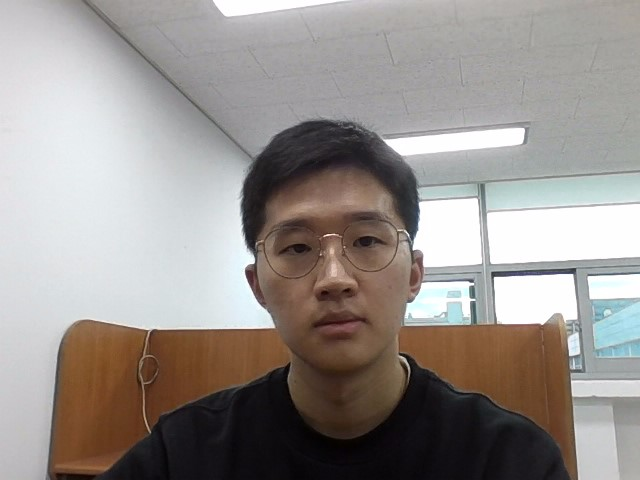
//> input picture ORB_implementation/images/image1.jpg, 640 x 480 px
$ ./ORB_video   (built with g++ and OpenCV 4)
//> lines starting //> are read from the running program, lines starting //| are printed output that depends on the picture; after the words box and inside, x2 and y2 are one past the last pixel; in counts of white or black regions, pixels touching at a corner belong together
### ORB_implementation/utils.cpp
//=============================================================================
//
// utils.cpp
// Authors: Pablo F. Alcantarilla, Jesus Nuevo (2)
// Institutions: TrueVision Solutions (2)
//
// Date: 07/10/2014
// Email: pablofdezalc@gmail.com
//
// AKAZE Features Copyright 2014, Pablo F. Alcantarilla, Jesus Nuevo
// All Rights Reserved
// See LICENSE for the license information
//=============================================================================

/**
 * @file utils.cpp
 * @brief Some utilities functions
 * @date Oct 07, 2014
 * @author Pablo F. Alcantarilla, Jesus Nuevo
 */

#include "utils.h"

 // OpenCV
#include <opencv2/calib3d.hpp>
#include <opencv2/imgproc.hpp>

// System
#include <fstream>

using namespace std;

/* ************************************************************************* */
// [11 lines left out: function compute_min_32F, not called in this run]

/* ************************************************************************* */
// [11 lines left out: function compute_max_32F, not called in this run]

/* ************************************************************************* */
// [8 lines left out: function convert_scale, not called in this run]

/* ************************************************************************* */
// [9 lines left out: function copy_and_convert_scale, not called in this run]

/* ************************************************************************* */
void draw_keypoints(cv::Mat& img, const std::vector<cv::KeyPoint>& kpts) {

    int x = 0, y = 0;
    float radius = 0.0;

    for (size_t i = 0; i < kpts.size(); i++) {
        x = (int)(kpts[i].pt.x + .5);
        y = (int)(kpts[i].pt.y + .5);
        radius = kpts[i].size / 2.0;
        cv::circle(img, cv::Point(x, y), radius * 2.50, cv::Scalar(0, 255, 0), 1);
        cv::circle(img, cv::Point(x, y), 1.0, cv::Scalar(0, 0, 255), -1);
    }
}

/* ************************************************************************* */
// [55 lines left out: function save_keypoints, not called in this run]

/* ************************************************************************* */
void matches2points_nndr(const std::vector<cv::KeyPoint>& train,
    const std::vector<cv::KeyPoint>& query,
    const std::vector<std::vector<cv::DMatch> >& matches,
    std::vector<cv::Point2f>& pmatches, float nndr) {

    float dist1 = 0.0, dist2 = 0.0;
    for (size_t i = 0; i < matches.size(); i++) {
        cv::DMatch dmatch = matches[i][0];
        dist1 = matches[i][0].distance;
        dist2 = matches[i][1].distance;

        if (dist1 < nndr * dist2) {
            pmatches.push_back(train[dmatch.queryIdx].pt);
            pmatches.push_back(query[dmatch.trainIdx].pt);
        }
    }
}

/* ************************************************************************* */
void compute_inliers_ransac(const std::vector<cv::Point2f>& matches,
    std::vector<cv::Point2f>& inliers,
    float error, bool use_fund) {

    vector<cv::Point2f> points1, points2;
    cv::Mat H = cv::Mat::zeros(3, 3, CV_32F);
    int npoints = matches.size() / 2;
    cv::Mat status = cv::Mat::zeros(npoints, 1, CV_8UC1);

    for (size_t i = 0; i < matches.size(); i += 2) {
        points1.push_back(matches[i]);
        points2.push_back(matches[i + 1]);
    }

    if (npoints > 8) {
        if (use_fund == true)
            H = cv::findFundamentalMat(points1, points2, cv::FM_RANSAC, error, 0.99, status);
        else
            H = cv::findHomography(points1, points2, cv::RANSAC, error, status);

        for (int i = 0; i < npoints; i++) {
            if (status.at<unsigned char>(i) == 1) {
                inliers.push_back(points1[i]);
                inliers.push_back(points2[i]);
            }
        }
    }
}

/* ************************************************************************* */
// [41 lines left out: function compute_inliers_homography, not called in this run]

/* ************************************************************************* */
// [42 lines left out: function draw_inliers, not called in this run]

/* ************************************************************************* */
void draw_inliers(const cv::Mat& img1, const cv::Mat& img2, cv::Mat& img_com,
    const std::vector<cv::Point2f>& ptpairs, int color) {

    int x1 = 0, y1 = 0, x2 = 0, y2 = 0;
    float rows1 = 0.0, cols1 = 0.0;
    float rows2 = 0.0, cols2 = 0.0;
    float ufactor = 0.0, vfactor = 0.0;

    rows1 = img1.rows;
    cols1 = img1.cols;
    rows2 = img2.rows;
    cols2 = img2.cols;
    ufactor = (float)(cols1) / (float)(cols2);
    vfactor = (float)(rows1) / (float)(rows2);

    // This is in case the input images don't have the same resolution
    cv::Mat img_aux = cv::Mat(cv::Size(img1.cols, img1.rows), CV_8UC3);
    cv::resize(img2, img_aux, cv::Size(img1.cols, img1.rows), 0, 0, cv::INTER_LINEAR);

    for (int i = 0; i < img_com.rows; i++) {
        for (int j = 0; j < img_com.cols; j++) {
            if (j < img1.cols) {
                *(img_com.ptr<unsigned char>(i) + 3 * j) = *(img1.ptr<unsigned char>(i) + 3 * j);
                *(img_com.ptr<unsigned char>(i) + 3 * j + 1) = *(img1.ptr<unsigned char>(i) + 3 * j + 1);
                *(img_com.ptr<unsigned char>(i) + 3 * j + 2) = *(img1.ptr<unsigned char>(i) + 3 * j + 2);
            }
            else {
                *(img_com.ptr<unsigned char>(i) + 3 * j) = *(img2.ptr<unsigned char>(i) + 3 * (j - img_aux.cols));
                *(img_com.ptr<unsigned char>(i) + 3 * j + 1) = *(img2.ptr<unsigned char>(i) + 3 * (j - img_aux.cols) + 1);
                *(img_com.ptr<unsigned char>(i) + 3 * j + 2) = *(img2.ptr<unsigned char>(i) + 3 * (j - img_aux.cols) + 2);
            }
        }
    }

    for (size_t i = 0; i < ptpairs.size(); i += 2) {
        x1 = (int)(ptpairs[i].x + .5);
        y1 = (int)(ptpairs[i].y + .5);
        x2 = (int)(ptpairs[i + 1].x * ufactor + img1.cols + .5);
        y2 = (int)(ptpairs[i + 1].y * vfactor + .5);

        if (color == 0)
            cv::line(img_com, cv::Point(x1, y1), cv::Point(x2, y2), cv::Scalar(255, 255, 0), 2);
        else if (color == 1)
            cv::line(img_com, cv::Point(x1, y1), cv::Point(x2, y2), cv::Scalar(255, 0, 0), 2);
        else if (color == 2)
            cv::line(img_com, cv::Point(x1, y1), cv::Point(x2, y2), cv::Scalar(0, 0, 255), 2);
    }
}

/* ************************************************************************* */
// [43 lines left out: function read_homography, not called in this run]

/* ************************************************************************* */
const size_t length = string("--descriptor_channels").size() + 2;
// [4 lines left out: function cout_help, not called in this run]

/* ************************************************************************* */
// [4 lines left out: function toUpper, not called in this run]

/* ************************************************************************* */
// [73 lines left out: function show_input_options_help, not called in this run]

### ORB_implementation/ORB_video.cpp
#include <opencv2/features2d.hpp>
#include <opencv2/imgproc.hpp>
#include <opencv2/highgui.hpp>
#include "utils.h"

using namespace cv;
using namespace std;

// ORB settings
int ORB_MAX_KPTS = 1500;
float ORB_SCALE_FACTOR = 1.2;
int ORB_PYRAMID_LEVELS = 4;
float ORB_EDGE_THRESHOLD = 31.0;
int ORB_FIRST_PYRAMID_LEVEL = 0;
int ORB_WTA_K = 2;
int ORB_PATCH_SIZE = 31;

// Some image matching options
float MIN_H_ERROR = 2.50f;
float DRATIO = 0.80f;

void main() {

	VideoCapture capture(0);

	if (!capture.isOpened()) {
		printf("Couldn't open the web camera...\n");
		return;
	}

	Mat frame, frameRe;

	int frameNo = 0;
	char filename[200];


	Mat img1, img1_32, img2, img2_32;
	string img_path1, img_path2, homography_path;
	double t1 = 0.0, t2 = 0.0;
	vector<KeyPoint> kpts1_orb;
	Mat desc1_orb;
	int nkpts1_orb = 0;

	img1 = imread("./images/image1.jpg", 0);		// image read as gray scale
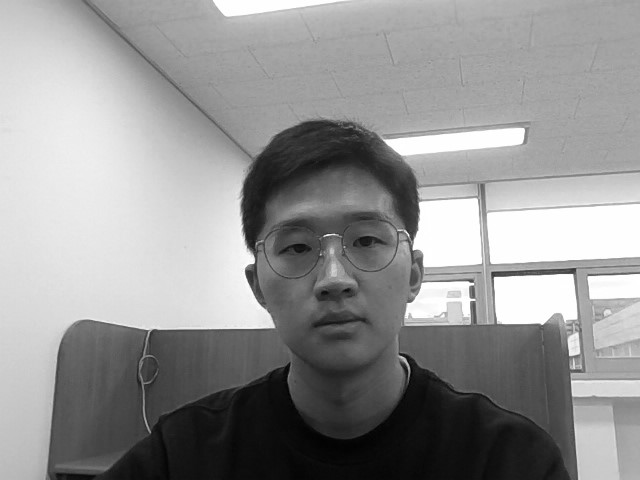
//> img1: 480 rows x 640 cols, CV_8UC1; min 0, max 255, mean 147.6
	img1.convertTo(img1_32, CV_32F, 1.0 / 255.0, 0);

	// Color images for results visualization
	Mat img1_rgb_orb = Mat(Size(img1.cols, img1.rows), CV_8UC3);

	// ORB Features
	Ptr<ORB> orb = ORB::create(ORB_MAX_KPTS, ORB_SCALE_FACTOR, ORB_PYRAMID_LEVELS,
		ORB_EDGE_THRESHOLD, ORB_FIRST_PYRAMID_LEVEL, ORB_WTA_K, ORB::HARRIS_SCORE,
		ORB_PATCH_SIZE);

	orb->detectAndCompute(img1, noArray(), kpts1_orb, desc1_orb, false);
//> kpts1_orb = 1008 keypoints; strongest (x, y, size): (471, 284, 31), (495, 277, 31), (494, 277, 37.2), (493, 275, 37.2)

	while (1) {
		capture >> frame;
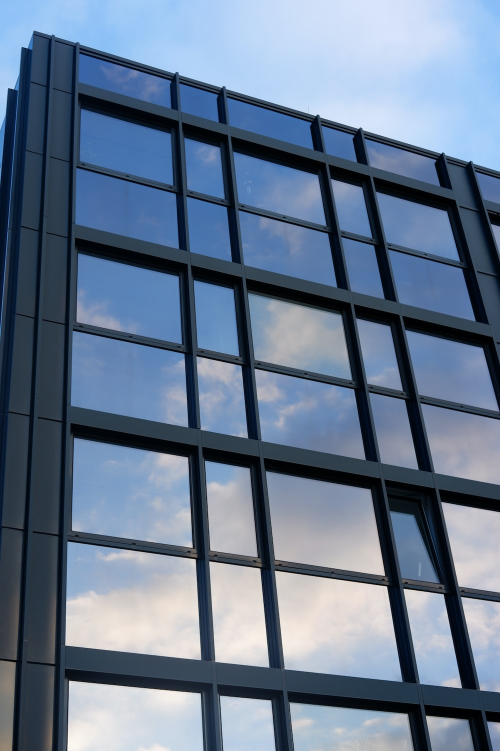
//> input picture ORB_implementation/images/building.jpg, 1000 x 1502 px, given in place of the camera (shown at 1/2 size)
//> frame is the input picture: 1502 rows x 1000 cols, CV_8UC3; mean B, G, R 144.4, 121.4, 104
		resize(frame, frameRe, Size(img1.cols, img1.rows));	// Size(cols, rows)
		img2 = frameRe;
		cvtColor(img2, img2, COLOR_BGR2GRAY);		// img1 is gray scale
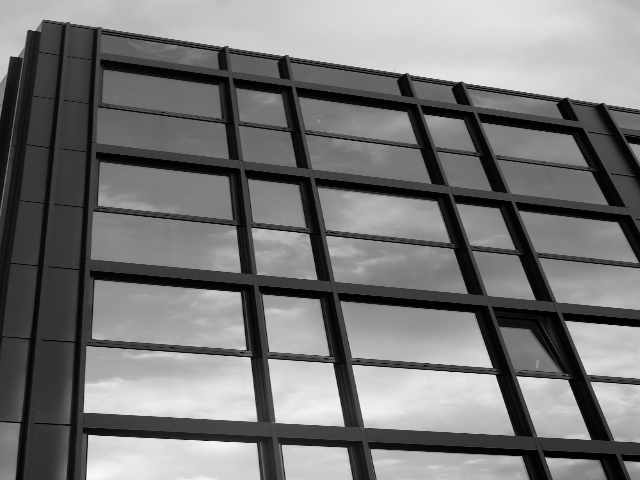
//> img2: 480 rows x 640 cols, CV_8UC1; min 0, max 250, mean 118.7

		vector<KeyPoint> kpts2_orb;
		vector<Point2f> matches_orb, inliers_orb;
		vector<vector<DMatch>> dmatches_orb;
		Mat desc2_orb;
		int nmatches_orb = 0, ninliers_orb = 0, noutliers_orb = 0;
		int nkpts1_orb = 0, nkpts2_orb = 0;
		float ratio_orb = 0.0;
		double torb = 0.0; // Create the L2 and L1 matchers
		Ptr<DescriptorMatcher> matcher_l2 = DescriptorMatcher::create("BruteForce");
		Ptr<DescriptorMatcher> matcher_l1 = DescriptorMatcher::create("BruteForce-Hamming");

		// Convert the images to float
		img2.convertTo(img2_32, CV_32F, 1.0 / 255.0, 0);

		// Color images for results visualization
		Mat img2_rgb_orb = Mat(Size(img2.cols, img1.rows), CV_8UC3);
		Mat img_com_orb = Mat(Size(img1.cols * 2, img1.rows), CV_8UC3);

		t1 = getTickCount();

		orb->detectAndCompute(img2, noArray(), kpts2_orb, desc2_orb, false);
//> kpts2_orb = 1454 keypoints; strongest (x, y, size): (90, 435, 31), (332, 364, 31), (254, 443, 31), (494, 375, 31)
		matcher_l1->knnMatch(desc1_orb, desc2_orb, dmatches_orb, 2);
//> dmatches_orb = 1008 matches
		matches2points_nndr(kpts1_orb, kpts2_orb, dmatches_orb, matches_orb, DRATIO);
//> the loop in matches2points_nndr, `for (size_t i = 0; i < matches.size(); i++)` made 1008 passes
//> (dist1, dist2) on passes 1 to 3: (66, 69), (79, 82), (76, 79)
//> matches_orb = 22 Points (x, y), first 12: [274, 229], [43, 97], [406, 231], [39.6, 48], [331, 250], [72, 100.8], [574, 269], [485.6, 307.6], [334.8, 274.8], [319, 121], [592.8, 396], [118.8, 340.8]
		compute_inliers_ransac(matches_orb, inliers_orb, MIN_H_ERROR, false);
//> in compute_inliers_ransac, `int npoints = matches.size() / 2;`: npoints = 11
//> in compute_inliers_ransac, `cv::Mat status = cv::Mat::zeros(npoints, 1, CV_8UC1);`: status = [0, 0, 0, 0, 0, 0, 0, 0, 0, 0, 0]
//> the loop in compute_inliers_ransac, `for (size_t i = 0; i < matches.size(); i += 2)` made 11 passes
//> in compute_inliers_ransac, `H = cv::findHomography(points1, points2, cv::RANSAC, error, status);`: H = [[-0.44, -1.81, 595.3], [-0.266, -1.18, 377.8], [-0.000794, -0.00313, 1]]; status = [0, 1, 1, 1, 0, 0, 0, 0, 0, 1, 1]
//> the loop in compute_inliers_ransac, `for (int i = 0; i < npoints; i++)` made 11 passes
//> inliers_orb = 10 Points (x, y): [406, 231], [39.6, 48], [331, 250], [72, 100.8], [574, 269], [485.6, 307.6], [406.1, 314.5], [500, 328], [409.5, 316.2], [500, 328]
		nkpts1_orb = kpts1_orb.size();
//> nkpts1_orb = 1008
		nkpts2_orb = kpts2_orb.size();
//> nkpts2_orb = 1454
		nmatches_orb = matches_orb.size() / 2;
//> nmatches_orb = 11
		ninliers_orb = inliers_orb.size() / 2;
//> ninliers_orb = 5
		noutliers_orb = nmatches_orb - ninliers_orb;
//> noutliers_orb = 6
		ratio_orb = 100.0 * (float)(ninliers_orb) / (float)(nmatches_orb);
//> ratio_orb = 45.45

		t2 = getTickCount();
		torb = 1000.0 * (t2 - t1) / getTickFrequency();

		cvtColor(img1, img1_rgb_orb, COLOR_GRAY2BGR);
		cvtColor(img2, img2_rgb_orb, COLOR_GRAY2BGR);

		draw_keypoints(img1_rgb_orb, kpts1_orb);
//> the loop in draw_keypoints, `for (size_t i = 0; i < kpts.size(); i++)` made 1008 passes
//> (x, y) on passes 1 to 3: (320, 117), (338, 120), (528, 122)
//> after the loop in draw_keypoints, `for (size_t i = 0; i < kpts.size(); i++)`:
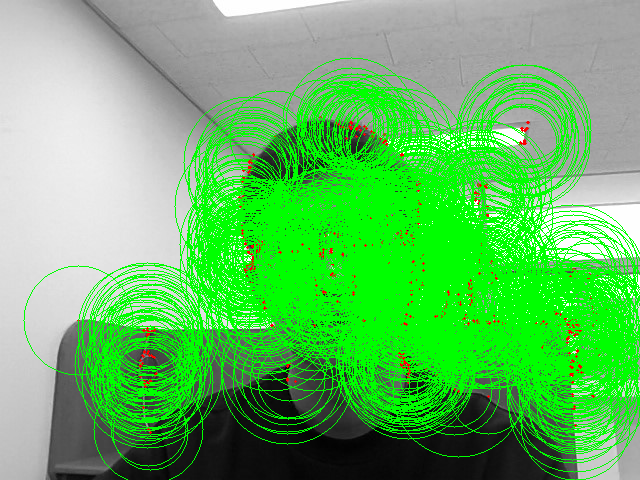
//> img: 480 rows x 640 cols, CV_8UC3; mean B, G, R 96.9, 187.7, 98.2
		draw_keypoints(img2_rgb_orb, kpts2_orb);
//> the loop in draw_keypoints (call 2), `for (size_t i = 0; i < kpts.size(); i++)` made 1454 passes
//> (x, y) on passes 1 to 3: (303, 226), (346, 448), (279, 446)
//> after the loop in draw_keypoints (call 2), `for (size_t i = 0; i < kpts.size(); i++)`:
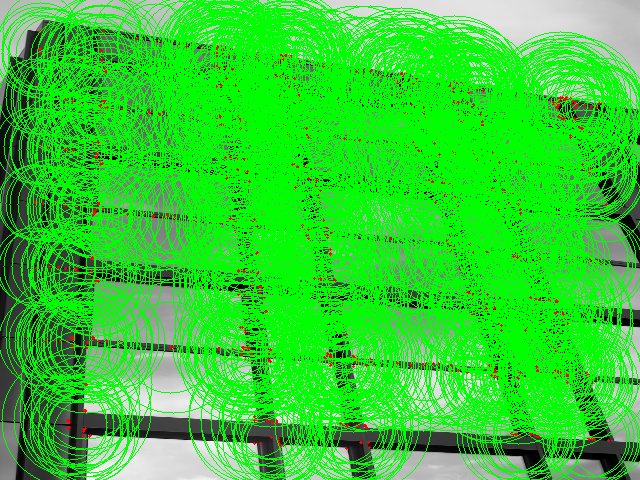
//> img: 480 rows x 640 cols, CV_8UC3; mean B, G, R 46.8, 205, 48.8
		draw_inliers(img1_rgb_orb, img2_rgb_orb, img_com_orb, inliers_orb, 0);
//> after the loop in draw_inliers, `for (int i = 0; i < img_com.rows; i++)`:
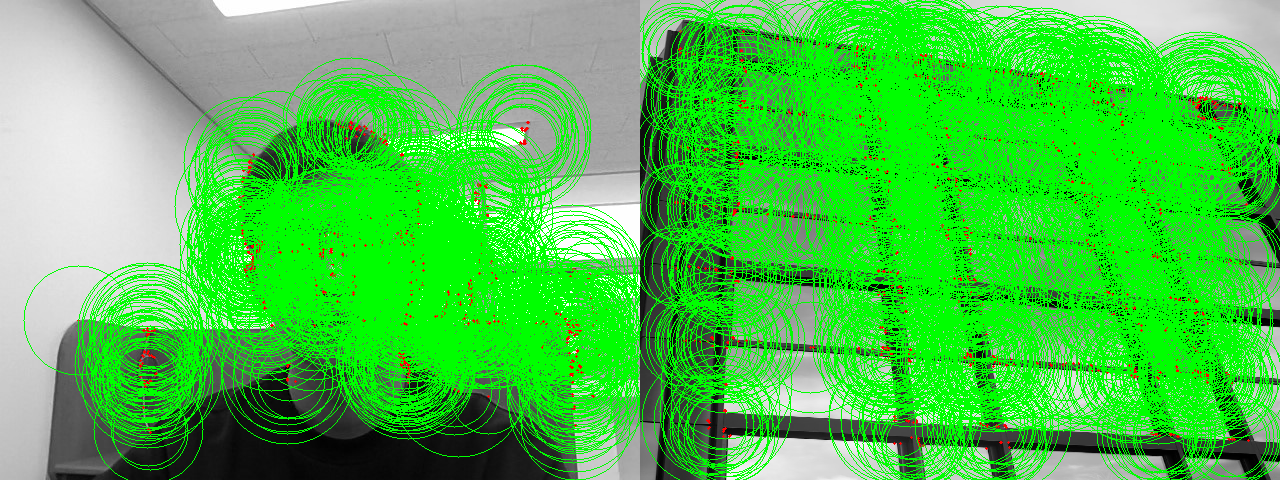
//> img_com: 480 rows x 1280 cols, CV_8UC3; mean B, G, R 71.9, 196.3, 73.5
//> the loop in draw_inliers, `for (size_t i = 0; i < ptpairs.size(); i += 2)` made 5 passes
//> (x1, y1, x2, y2) on passes 1 to 5: (406, 231, 680, 48), (331, 250, 712, 101), (574, 269, 1126, 308), (406, 314, 1140, 328), (410, 316, 1140, 328)
//> after the loop in draw_inliers, `for (size_t i = 0; i < ptpairs.size(); i += 2)`:
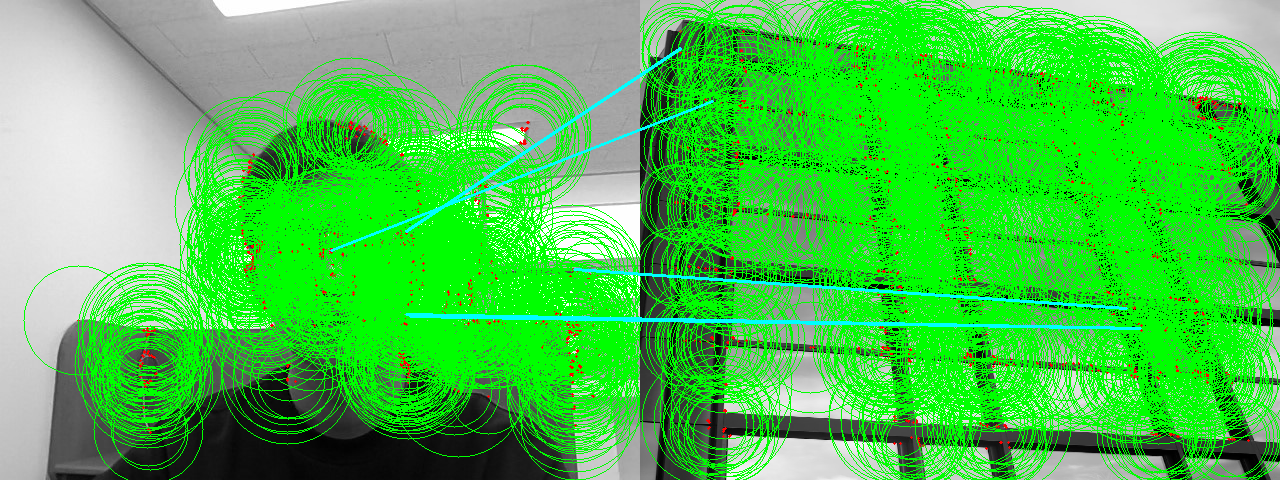
//> img_com: 480 rows x 1280 cols, CV_8UC3; 1.09% of pixels changed, all inside (x1, y1, x2, y2) = (330, 47, 1142, 330)

		cout << "ORB Results" << endl;
		cout << "**************************************" << endl;
		cout << "Number of Keypoints Image 1: " << nkpts1_orb << endl;
//| Number of Keypoints Image 1: 1008
		cout << "Number of Keypoints Image 2: " << nkpts2_orb << endl;
//| Number of Keypoints Image 2: 1454
		cout << "Number of Matches: " << nmatches_orb << endl;
//| Number of Matches: 11
		cout << "Number of Inliers: " << ninliers_orb << endl;
//| Number of Inliers: 5
		cout << "Number of Outliers: " << noutliers_orb << endl;
//| Number of Outliers: 6
		cout << "Inliers Ratio: " << ratio_orb << endl;
//| Inliers Ratio: 45.4545
		cout << "ORB Features Extraction Time (ms): " << torb << endl; cout << endl;

		imshow("ORB", img_com_orb);

		if (waitKey(30) >= 0) break;
//> the Esc key is pressed
	}
}
